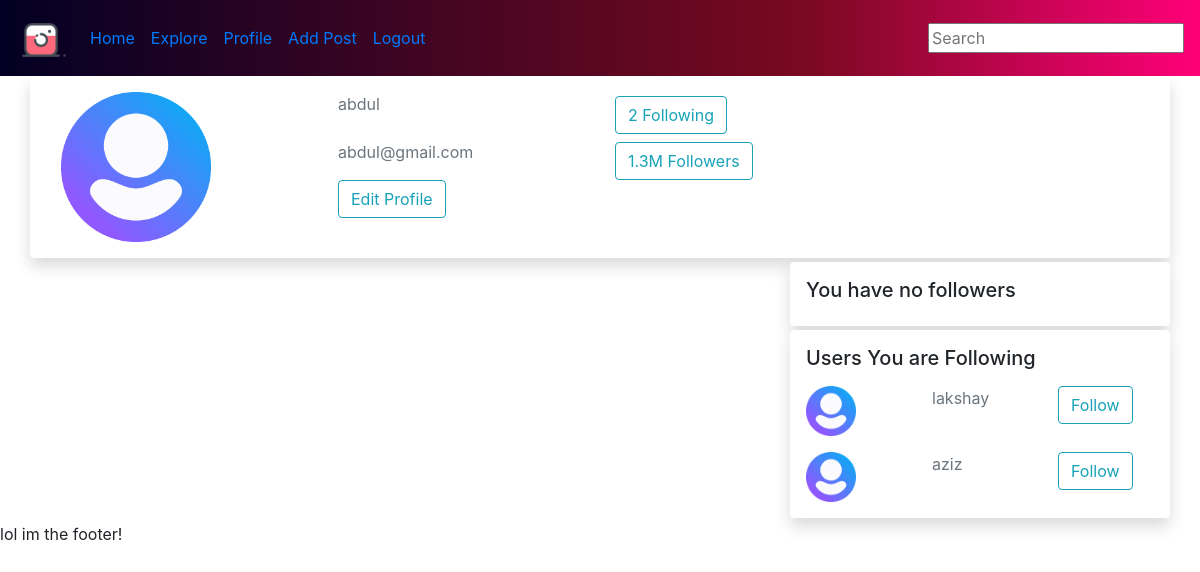
The page /profile/ (signed in) on the database as committed earlier.
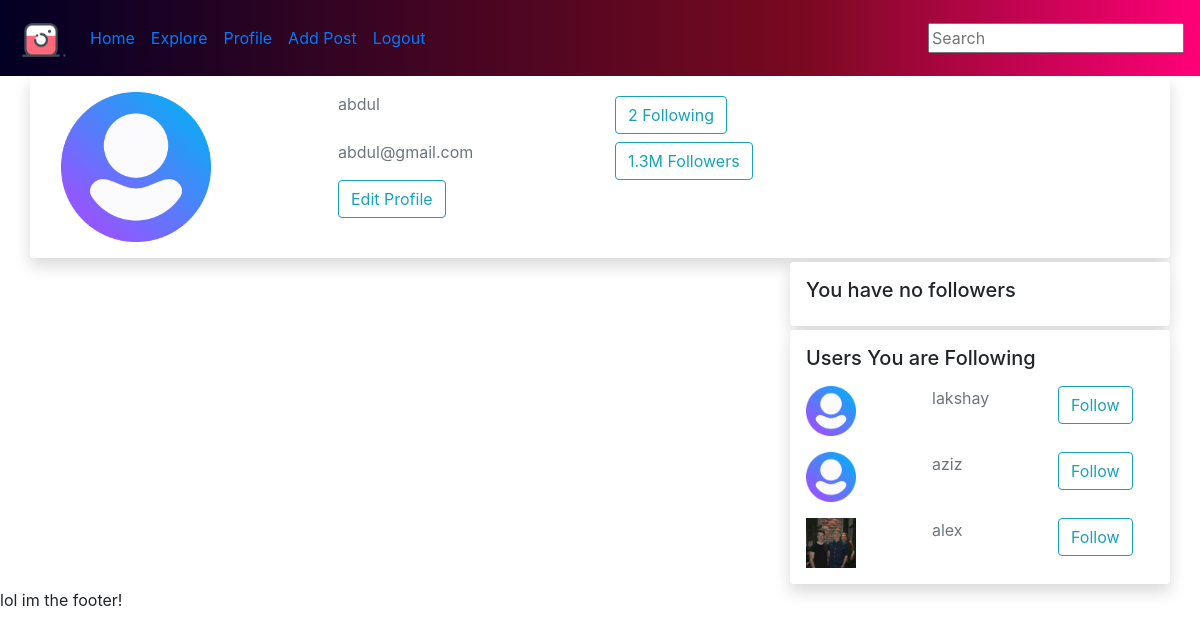
The same page on the database as committed later.
### instaLS/models.py (models this page shows, shortened)
class Profile(models.Model):
    user= models.OneToOneField(User,on_delete=models.CASCADE)
    image = models.ImageField(default='profile_pics/default.png', upload_to='profile_pics')
    following = models.ManyToManyField("self", symmetrical =False, blank=True)

### instaLS/views.py (the view)
# urls.py: path('profile/', views.profile, name='profile'),
def profile(request):
    if (not request.user.is_authenticated):
        return redirect('start')
    title = 'Profile'
    following = request.user.profile.following.all()
    context = {'title': title,'posts':request.user.profile.post_set.all(),'following':following}
    return render(request, 'profile.html', context)

### templates/profile.html
{% extends 'base.html' %}
{% load static %}
{% block content1 %}
    {% include 'nav.html' %}
    <main>
        <div class="container">
            {% include 'user-info.html' %}
            <div class="row">
                <div class="col-8">{% include 'postsforloop.html' %}</div>
                <div class="col-4">
                    <div class="row">{% include 'MyFollowers.html' %}</div>
                    <div class="row">{% include 'IamFollowing.html' %}</div>
                </div>
            </div>
        </div>
    </main>
{% endblock %}

### templates/oneUserProfile.html (shortened to what this page needs)
<div class="row mt-3">
            <div class="col">
                <img style="max-width: 50px;height: 50px!important;" src="{{ f1.image.url }}" class="profile-pic">
            </div>
            <div class="col"><p class="text-secondary">
                {{ f1.user.username }} </p>
            </div>
            <div class="col">
                <form method='POST'>
                    <button type="submit" class="btn btn-outline-info">Follow</button>
                </form>
            </div>
</div>

Rows that differ between the two databases and show on the page:
added Profile: image (picture), user.username "alex"
